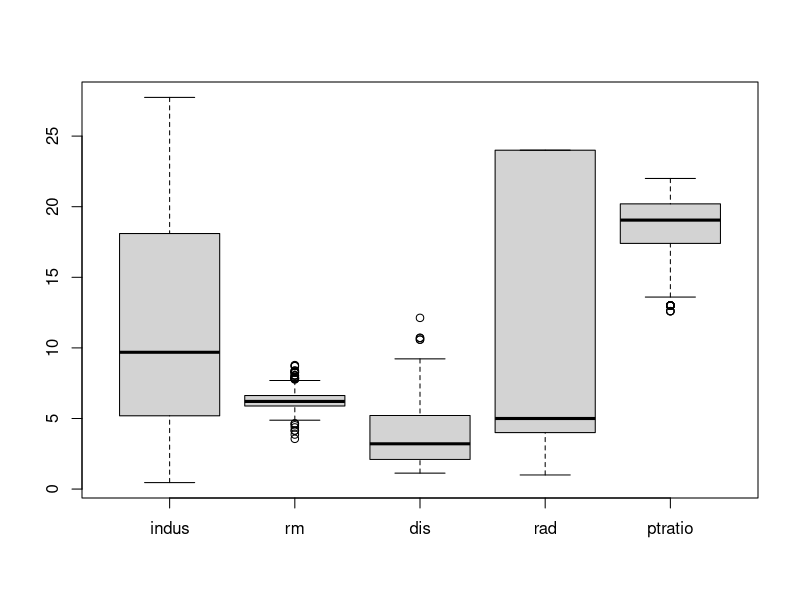
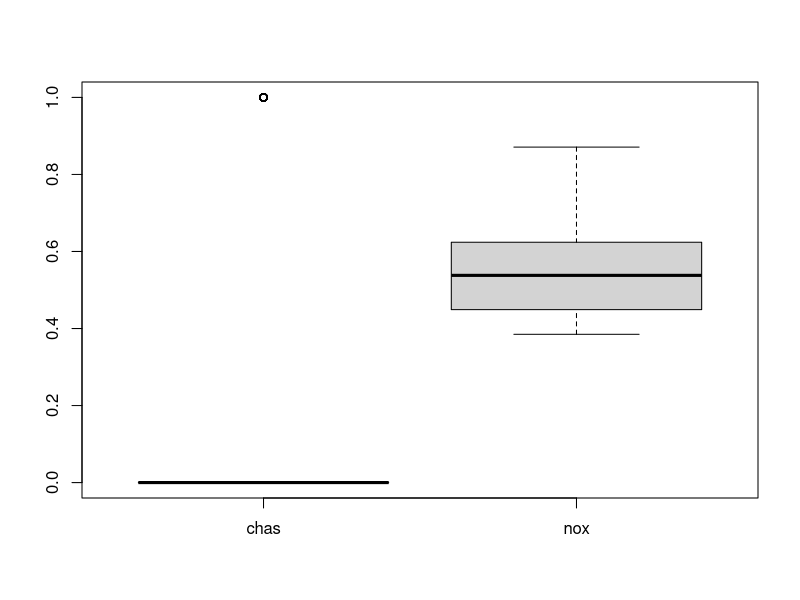
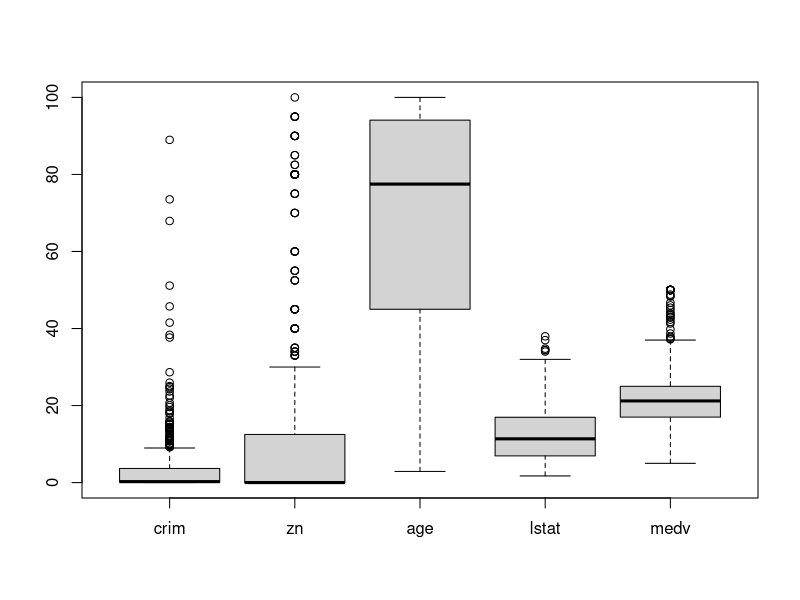
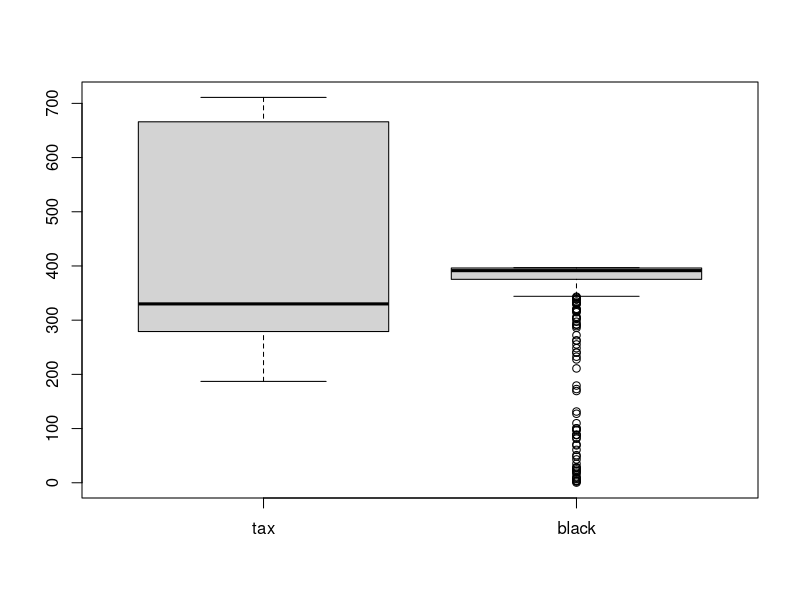
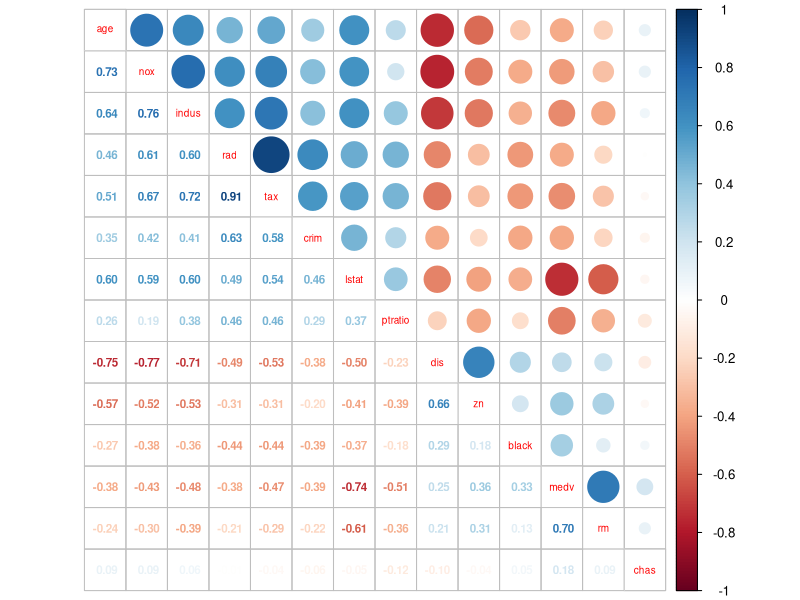
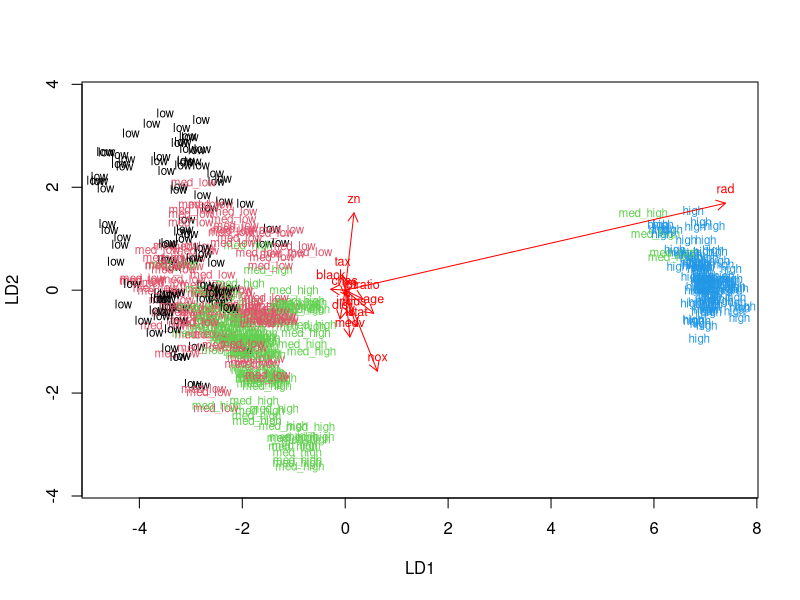
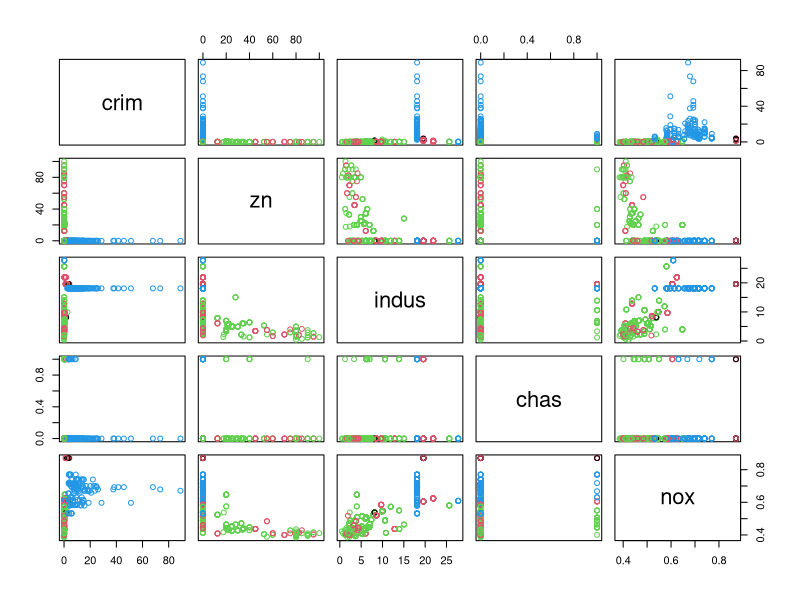
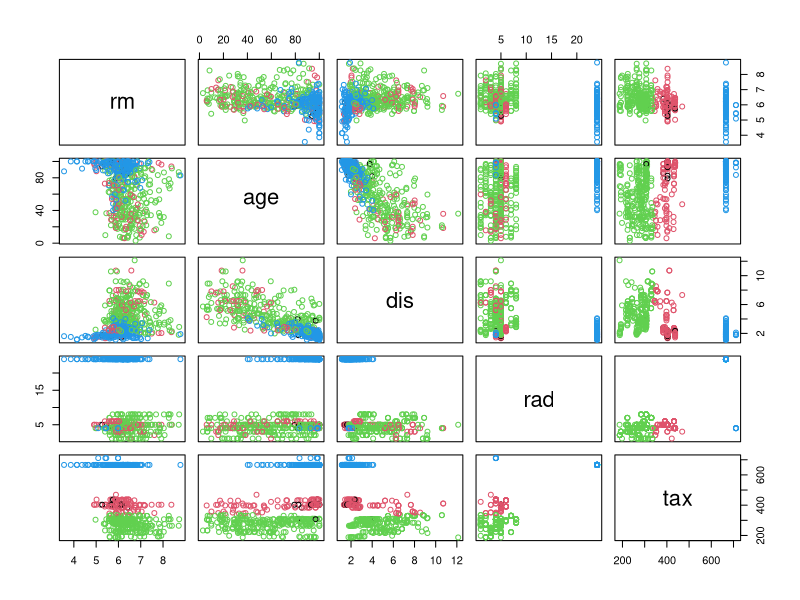

R code for these plots, in order:
## ---- chunk 1
# Load the necessary libraries
library(MASS)
library(corrplot)
library(dplyr)
library(ggplot2)
## ---- chunk 2
# Load the Boston data from MASS package
data("Boston")

# Explore the Boston data set contents
dim(Boston)
str(Boston)
## ---- chunk 3
# Print the summaries of the variables in 'Boston'
summary(Boston)

# Draw boxplots for the data in 'Boston'
boxplot(select(Boston, indus, rm, dis, rad, ptratio))
boxplot(select(Boston, chas, nox))
boxplot(select(Boston, crim, zn, age, lstat, medv))
boxplot(select(Boston, tax, black))
# Calculate correlation matrix for 'Boston'
M_Boston <- cor(Boston) %>% 
  round(digits = 2)

corrplot.mixed(M_Boston, order = 'AOE', tl.pos = "d", tl.cex = 0.6, number.cex = 0.7)
## ---- chunk 4
# Scale the data in 'Boston' using scale() function
boston_scaled = as.data.frame(scale(Boston))

# Print the summary of the scaled data
summary(boston_scaled)
## ---- chunk 5
# Create a categorical variable of the crime rate
crime <- cut(boston_scaled$crim, breaks = quantile(boston_scaled$crim), include.lowest = TRUE, labels = c("low", "med_low", "med_high", "high"))

# Remove the old 'crim' variable from the data set
boston_scaled <- select(boston_scaled, -crim)

# Add the new 'crime' variable to the scaled data set
boston_scaled <- data.frame(boston_scaled, crime)
## ---- chunk 6
# Set number of rows in the data set as 'n'
n <- nrow(boston_scaled)

# Set seed for the randomness
set.seed(1)

# Select randomly 80% of the data set
ind <- sample(n,  size = n * 0.8)

# Create the train and test sets
train <- boston_scaled[ind,]
test <- boston_scaled[-ind,]
## ---- chunk 7
# Fit the LDA
lda.fit <- lda(crime ~ ., data = train)

# Print the LDA object
lda.fit
## ---- chunk 8
# LDA biplot arrow function
lda.arrows <- function(x, myscale = 1, arrow_heads = 0.1, color = "red", tex = 0.75, choices = c(1,2)){
  heads <- coef(x)
  arrows(x0 = 0, y0 = 0, 
         x1 = myscale * heads[,choices[1]], 
         y1 = myscale * heads[,choices[2]], col=color, length = arrow_heads)
  text(myscale * heads[,choices], labels = row.names(heads), 
       cex = tex, col=color, pos=3)
}

# Changes 'classes' as numeric for plotting
classes <- as.numeric(train$crime)

# Plot LDA results
plot(lda.fit, dimen = 2, pch = classes, col = classes)
lda.arrows(lda.fit, myscale = 2)
## ---- chunk 9
# Save the correct classes from the test data set
correct_classes <- test$crime

# Remove the crime variables fromt the test data set
test <- select(test, -crime)

# Predict the crime classes on test data
lda.pred <- predict(lda.fit, newdata = test)

# Print summary of the correct classes
summary(correct_classes)

# Cross tabulate the results
table(correct = correct_classes, predicted = lda.pred$class)
## ---- chunk 10
# Reload and scale the 'Boston' data set
boston_scaled2 <- as.data.frame(scale(Boston))

# Calculate the Euclidean distances between the observations
dist_eu <- dist(Boston)
summary(dist_eu)

# Calculate and plot k-means clustering with test centers of 4
km <- kmeans(Boston, centers = 4)
pairs(Boston[1:5], col = km$cluster)
pairs(Boston[6:10], col = km$cluster)
pairs(Boston[11:14], col = km$cluster)
## ---- chunk 11
# Set maximum cluster value to 5
k_max <- 5

# Calculate Total Within Sum of Squares
twss <- sapply(1:k_max, function(k){kmeans(Boston, k)$tot.withinss})

# Plot the results
qplot(x = 1:k_max, y = twss, geom = 'line')
## ---- chunk 12
# Calculate k-means clustering with 2 centers
km <- kmeans(Boston, centers = 2)
pairs(Boston[1:5], col = km$cluster)
pairs(Boston[6:10], col = km$cluster)
pairs(Boston[11:14], col = km$cluster)
pairs(Boston[c(1,9,10,13)], col = km$cluster)
